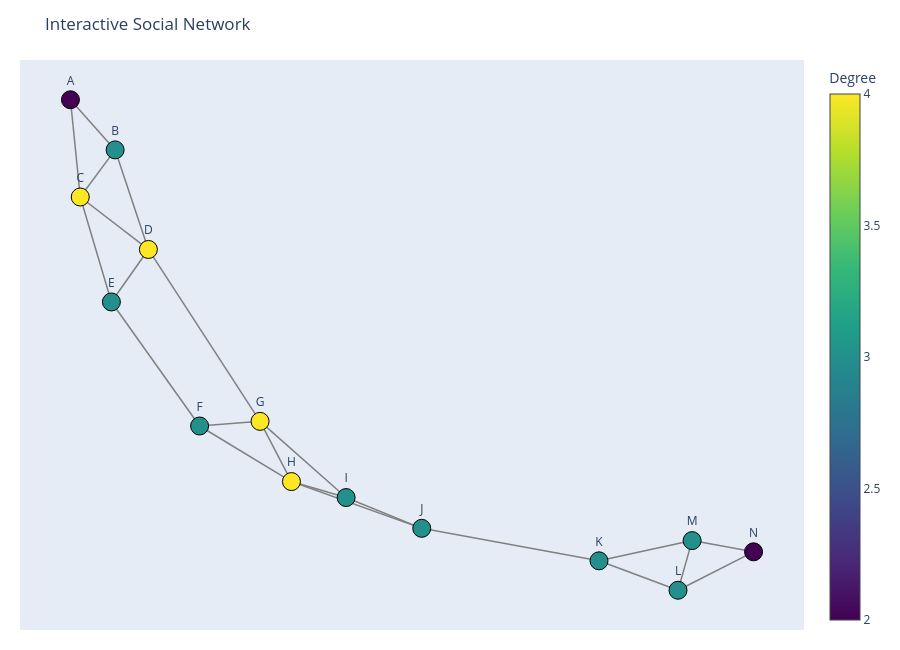

The notebook cell this image was saved under:
### Markdown cell above
# Part G — Interactive network visualization with Plotly

## 23. Why use an interactive graph?

A static network is useful for reports and presentations. An interactive graph can help users:
- hover over a node to inspect information;
- zoom and pan;
- inspect node-level attributes;
- explore larger networks more comfortably.

The following example uses Plotly. The layout coordinates are calculated by NetworkX and then passed to Plotly.

### Code cell
# Calculate node positions once so the edges and nodes align
pos = nx.spring_layout(G, seed=42, weight="weight")

# Build one line trace for all edges
edge_x, edge_y = [], []
for u, v in G.edges():
    x0, y0 = pos[u]
    x1, y1 = pos[v]
    edge_x.extend([x0, x1, None])
    edge_y.extend([y0, y1, None])

edge_trace = go.Scatter(
    x=edge_x,
    y=edge_y,
    mode="lines",
    line=dict(width=1.5, color="gray"),
    hoverinfo="none"
)

# Build node coordinates and hover labels
node_x, node_y, node_labels, hover_text, node_degrees = [], [], [], [], []

for node in G.nodes():
    x, y = pos[node]
    node_x.append(x)
    node_y.append(y)
    node_labels.append(node)
    node_degrees.append(G.degree(node))
    hover_text.append(
        f"Node: {node}<br>"
        f"Degree: {G.degree(node)}<br>"
        f"Weighted degree: {G.degree(node, weight='weight')}"
    )

node_trace = go.Scatter(
    x=node_x,
    y=node_y,
    mode="markers+text",
    text=node_labels,
    textposition="top center",
    hovertext=hover_text,
    hoverinfo="text",
    marker=dict(
        size=18,
        color=node_degrees,
        colorscale="Viridis",
        showscale=True,
        colorbar=dict(title="Degree"),
        line=dict(width=1, color="black")
    )
)

fig = go.Figure(data=[edge_trace, node_trace])
fig.update_layout(
    title="Interactive Social Network",
    showlegend=False,
    hovermode="closest",
    xaxis=dict(visible=False),
    yaxis=dict(visible=False),
    height=650,
    margin=dict(l=20, r=20, t=60, b=20)
)
fig.show()

### Figure 1 — Plotly figure (JSON) as saved in the notebook; plotly's stock layout.template omitted (floating-point values rounded to 4 significant figures)
{"data": [{"hoverinfo": "none", "line": {"color": "gray", "width": 1.5}, "mode": "lines", "type": "scatter", "x": [-0.6539, -0.5457, null, -0.6539, -0.6301, null, -0.5457, -0.6301, null, -0.5457, -0.4652, null, -0.6301, -0.4652, null, -0.6301, -0.5547, null, -0.4652, -0.5547, null, -0.4652, -0.1948, null, -0.5547, -0.3412, null, -0.3412, -0.1948, null, -0.3412, -0.1188, null, -0.1948, -0.1188, null, -0.1948, 0.01353, null, -0.1188, 0.01353, null, -0.1188, 0.1967, null, 0.01353, 0.1967, null, 0.1967, 0.6258, null, 0.6258, 0.8171, null, 0.6258, 0.8513, null, 0.8171, 0.8513, null, 0.8171, 1, null, 0.8513, 1, null], "y": [0.6978, 0.5812, null, 0.6978, 0.4716, null, 0.5812, 0.4716, null, 0.5812, 0.3496, null, 0.4716, 0.3496, null, 0.4716, 0.2275, null, 0.3496, 0.2275, null, 0.3496, -0.0503, null, 0.2275, -0.06107, null, -0.06107, -0.0503, null, -0.06107, -0.1903, null, -0.0503, -0.1903, null, -0.0503, -0.2275, null, -0.1903, -0.2275, null, -0.1903, -0.2991, null, -0.2275, -0.2991, null, -0.2991, -0.3747, null, -0.3747, -0.4432, null, -0.3747, -0.3277, null, -0.4432, -0.3277, null, -0.4432, -0.3537, null, -0.3277, -0.3537, null]}, {"hoverinfo": "text", "hovertext": ["Node: A<br>Degree: 2<br>Weighted degree: 13", "Node: B<br>Degree: 3<br>Weighted degree: 21", "Node: C<br>Degree: 4<br>Weighted degree: 21", "Node: D<br>Degree: 4<br>Weighted degree: 20", "Node: E<br>Degree: 3<br>Weighted degree: 16", "Node: F<br>Degree: 3<br>Weighted degree: 16", "Node: G<br>Degree: 4<br>Weighted degree: 23", "Node: H<br>Degree: 4<br>Weighted degree: 26", "Node: I<br>Degree: 3<br>Weighted degree: 20", "Node: J<br>Degree: 3<br>Weighted degree: 15", "Node: K<br>Degree: 3<br>Weighted degree: 17", "Node: L<br>Degree: 3<br>Weighted degree: 20", "Node: M<br>Degree: 3<br>Weighted degree: 22", "Node: N<br>Degree: 2<br>Weighted degree: 14"], "marker": {"color": [2, 3, 4, 4, 3, 3, 4, 4, 3, 3, 3, 3, 3, 2], "colorbar": {"title": {"text": "Degree"}}, "colorscale": [[0, "#440154"], [0.1111, "#482878"], [0.2222, "#3e4989"], [0.3333, "#31688e"], [0.4444, "#26828e"], [0.5556, "#1f9e89"], [0.6667, "#35b779"], [0.7778, "#6ece58"], [0.8889, "#b5de2b"], [1, "#fde725"]], "line": {"color": "black", "width": 1}, "showscale": true, "size": 18}, "mode": "markers+text", "text": ["A", "B", "C", "D", "E", "F", "G", "H", "I", "J", "K", "L", "M", "N"], "textposition": "top center", "type": "scatter", "x": [-0.6539, -0.5457, -0.6301, -0.4652, -0.5547, -0.3412, -0.1948, -0.1188, 0.01353, 0.1967, 0.6258, 0.8171, 0.8513, 1], "y": [0.6978, 0.5812, 0.4716, 0.3496, 0.2275, -0.06107, -0.0503, -0.1903, -0.2275, -0.2991, -0.3747, -0.4432, -0.3277, -0.3537]}], "layout": {"height": 650, "hovermode": "closest", "margin": {"b": 20, "l": 20, "r": 20, "t": 60}, "showlegend": false, "title": {"text": "Interactive Social Network"}, "xaxis": {"visible": false}, "yaxis": {"visible": false}}}
